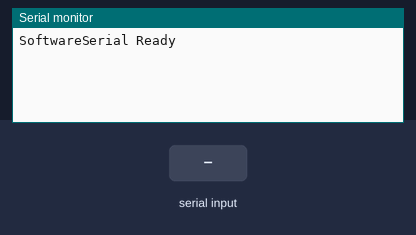
A sketch run on a simulated Arduino Uno, built with avr-gcc and run on an emulated ATmega328P. Parts: the last lines printed to the serial monitor. The test bench sets the inputs (shaded band).

Above: at 1.2 s.
1.3 s: "1" received over the second serial link
At 2.5 s:
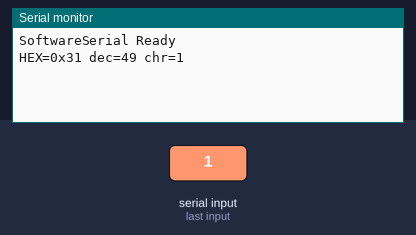
2.8 s: "0" received over the second serial link
At 3.7 s:
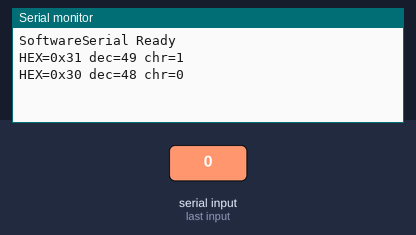
4.3 s: "2" received over the second serial link
At 4.8 s:
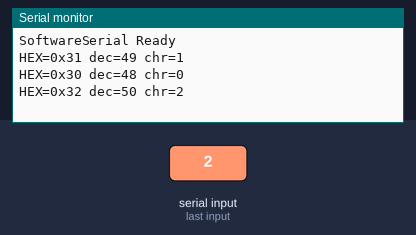

Measured:
- after the input at 1.3 s, the serial monitor: prints a new line at once (image 1)
- after the input at 2.8 s, the serial monitor: prints a new line at once (image 2)
- after the input at 4.3 s, the serial monitor: prints a new line at once (image 3)

The sketch:

arduino_uart_recv.ino
```cpp
#include <SoftwareSerial.h>

// SoftwareSerial(RX, TX)
SoftwareSerial raspiSerial(2, 3);  // RX = D2, TX = D3（今回は送信しない）

void setup() {
  Serial.begin(9600);      // USBシリアルモニタ用
  raspiSerial.begin(750);  // Raspberry Pi からの受信用

  Serial.println("SoftwareSerial Ready");
}

void loop() {
  if (raspiSerial.available()) {
    int b = raspiSerial.read();  // 1バイト受信

    Serial.print("HEX=0x");
    if (b < 0x10) Serial.print('0');  // 1桁のとき0埋め
    Serial.print(b, HEX);
    Serial.print(" dec=");
    Serial.print(b);
    Serial.print(" chr=");
    Serial.write(b);
    Serial.println();
  }
}
```
